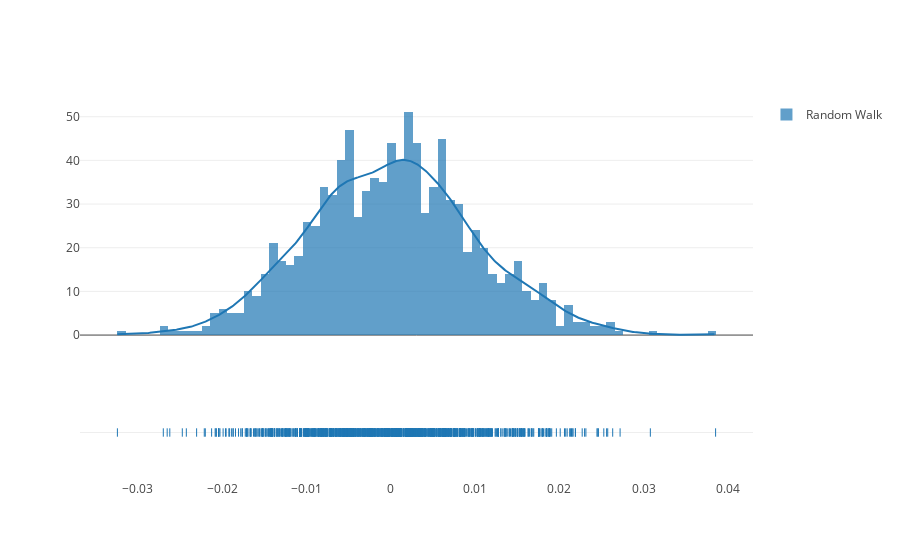

Source (notebook cell):
### Code cell
fig = ff.create_distplot([random_walk],['Random Walk'],bin_size=0.001)
iplot(fig, filename='Basic Distplot')

### Figure 1 — Plotly figure (JSON) as saved in the notebook; plotly's stock layout.template omitted (floating-point values rounded to 4 significant figures; data arrays with more than 128 entries replaced by an {"elided": "..."} marker saying what was removed)
{"data": [{"autobinx": false, "histnorm": "probability density", "legendgroup": "Random Walk", "marker": {"color": "rgb(31, 119, 180)"}, "name": "Random Walk", "opacity": 0.7, "type": "histogram", "uid": "cb6e0060-1aef-4461-82e9-92d67ab2c5cb", "x": {"elided": "1000 float values"}, "xaxis": "x", "xbins": {"end": 0.03853, "size": 0.001, "start": -0.03241}, "yaxis": "y"}, {"legendgroup": "Random Walk", "marker": {"color": "rgb(31, 119, 180)"}, "mode": "lines", "name": "Random Walk", "showlegend": false, "type": "scatter", "uid": "b166490b-ba09-4cc1-8296-a0d4fa4a995a", "x": {"elided": "500 float values"}, "xaxis": "x", "y": {"elided": "500 float values"}, "yaxis": "y"}, {"legendgroup": "Random Walk", "marker": {"color": "rgb(31, 119, 180)", "symbol": "line-ns-open"}, "mode": "markers", "name": "Random Walk", "showlegend": false, "type": "scatter", "uid": "12010582-8eb4-48e8-ac02-f15cabf7db8b", "x": {"elided": "1000 float values"}, "xaxis": "x", "y": {"elided": "1000 str values"}, "yaxis": "y2"}], "layout": {"barmode": "overlay", "hovermode": "closest", "legend": {"traceorder": "reversed"}, "xaxis": {"anchor": "y2", "domain": [0, 1], "zeroline": false}, "yaxis": {"anchor": "free", "domain": [0.35, 1], "position": 0}, "yaxis2": {"anchor": "x", "domain": [0, 0.25], "dtick": 1, "showticklabels": false}}}
